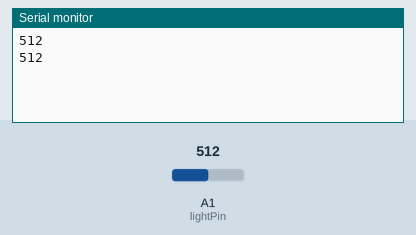
This sketch was run on a simulated Arduino Uno, built with avr-gcc and run on an emulated ATmega328P. Parts: the last lines printed to the serial monitor. Inputs (shaded band) come from the test bench; at power-on: A1 (lightPin) = 512.

Above: at 1.8 s.
1.9 s: A1 (lightPin) set to 490
At 2.4 s:
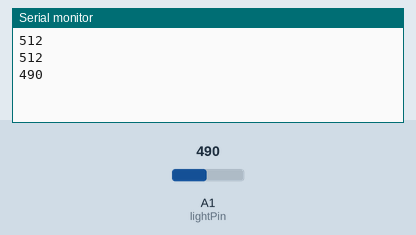
3.4 s: A1 (lightPin) set to 510
At 4.8 s:
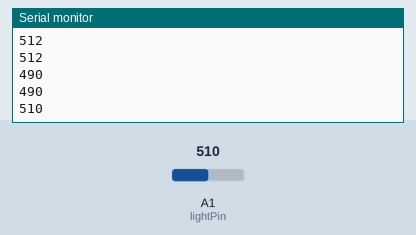
Timing chart, 0 to 6.4 s (numbered marks = the images above; inputs shaded):
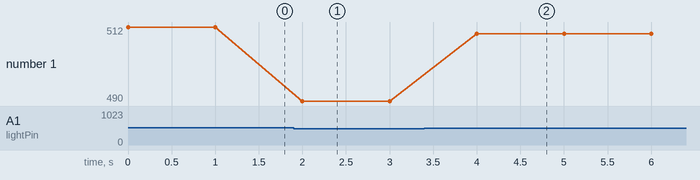

The sketch:

sketch_lab15.ino
```cpp
int lightPin = A1;
int data = 0;
int bluePin = 13;
int redPin = 12;

void setup() {
  Serial.begin(9600);

}

void loop() {
  data = analogRead(lightPin);
  Serial.println(data);
  if(data > 500){
    digitalWrite(redPin, HIGH);
    digitalWrite(bluePin, LOW);
  } else{
    digitalWrite(bluePin, HIGH);
    digitalWrite(redPin, LOW);
  }
  delay(1000);
}
```

Measured:
- after the input at 1.9 s, the serial monitor: prints a new line after 0.10 s (image 1)
- after the input at 3.4 s, the serial monitor: prints a new line after 0.60 s (image 2)
- plotted number 1: 512 → 490 after the input at 1.9 s, 490 → 510 after the input at 3.4 s
